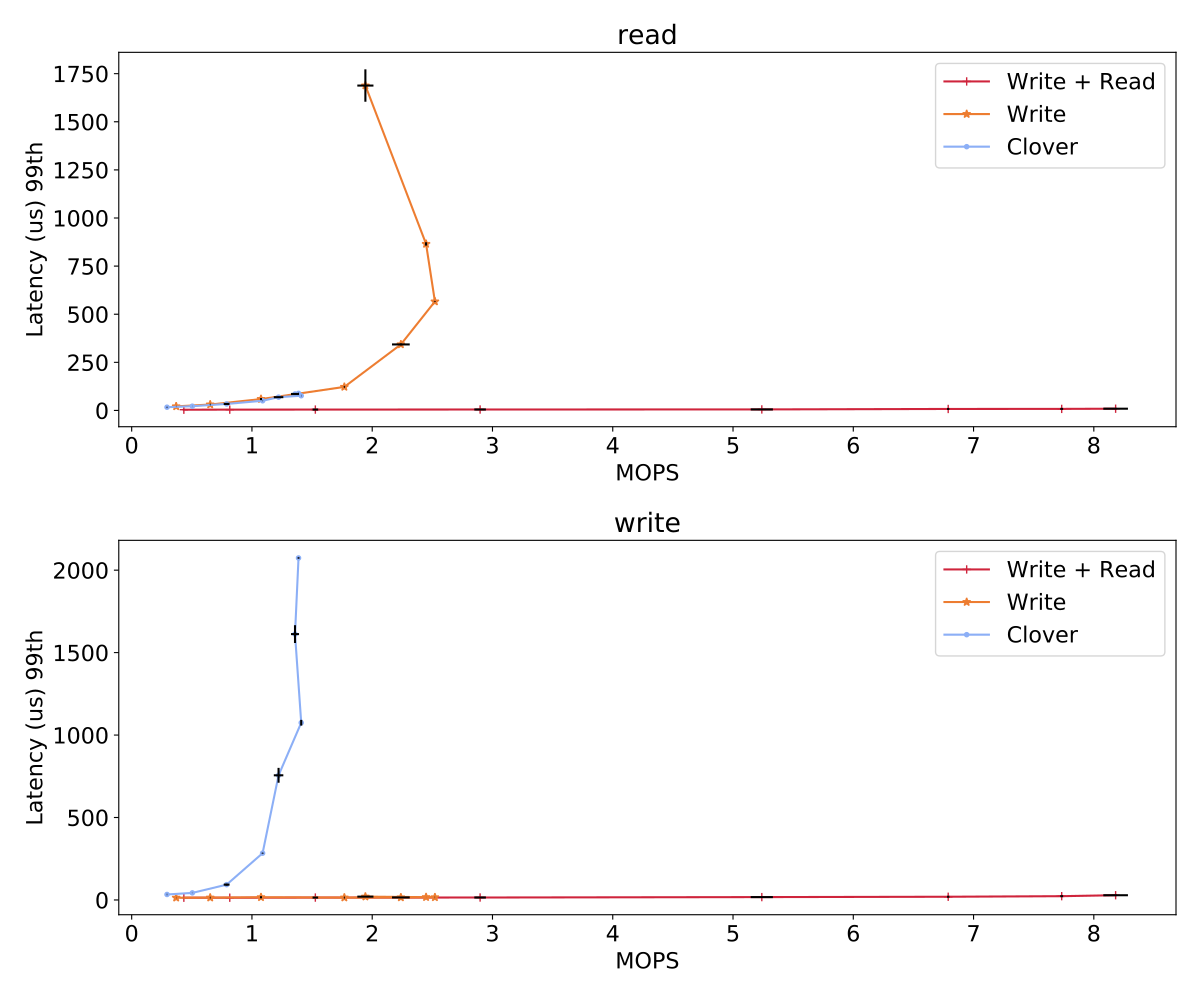

The Python source for this figure:
import matplotlib.pyplot as plt
import numpy as np

from common import *

master_width=1

plt.rcParams.update({'font.size': 16})
#fig, ax1 = plt.subplots(1 ,1, figsize=(15,5), gridspec_kw={'width_ratios': [3,3]})
fig, (ax1, ax2) = plt.subplots(2 ,1, figsize=(12,10)) #, gridspec_kw={'width_ratios': [3,3]})

a=[1,3]
b=[2,3]


def plot_lat_vs_tput(ax, clover, write, rw, mode):
    lat_label=mode+"_lat"
    err_label=mode+"_lat_err"

    ax.plot(rw["ops"], rw[lat_label], label=read_write_steering_label, marker=read_write_steering_marker, color=read_write_steering_color, zorder=-32)
    ax.plot(write["ops"], write[lat_label], label=write_steering_label,marker=write_steering_marker,color=write_steering_color, zorder=-32)
    ax.plot(clover["ops"], clover[lat_label],label=default_clover_label,marker=default_clover_marker, color=default_clover_color, zorder=-32)

    ax.errorbar(rw["ops"], rw[lat_label], yerr=rw[err_label], xerr=rw["err"],ecolor='k',ls="none")
    ax.errorbar(write["ops"], write[lat_label], yerr=write[err_label],xerr=write["err"],ecolor='k', ls="none")
    ax.errorbar(clover["ops"], clover[lat_label], yerr=clover[err_label],xerr=clover["err"],ecolor='k', ls="none")

    ax.set_ylabel('Latency (us) 99th')
    ax.set_title(mode)
    #ax.set_yscale("log")
    ax.set_xlabel("MOPS")
    ax.legend()



measurements=["clover", "write", "rw"]
feilds=["ops", "err", "read_lat", "read_lat_err", "write_lat", "write_lat_err", "ratio"]
md=dict() #measurement dict

db = read_from_txt("lat_vs_tput.txt")
chunked_db=divide_db(db,len(measurements))
for cdb, m in zip(chunked_db, measurements):
    md[m]=select_feilds(cdb, feilds)
    print(md[m])

clover=md["clover"]
write=md["write"]
rw=md["rw"]
scale(clover)
scale(write)
scale(rw)

plot_lat_vs_tput(ax1,clover,write,rw, "read")
plot_lat_vs_tput(ax2,clover,write,rw, "write")

plt.tight_layout()
save_fig(plt)
